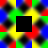

The image is a tile-based game level rendered from a .tmx file. Its description and source (layers, tilesets, objects; grid data summarised) follow:
An orthogonal 3x3 tile map with 16x16 px tiles, 1 tile layer (Tile Layer 1).

<map version="1.0" orientation="orthogonal" width="3" height="3" tilewidth="16" tileheight="16">
 <tileset firstgid="1" name="colorcorners" tilewidth="16" tileheight="16">
  <image source="colorcorners.png" width="16" height="16" />
 </tileset>
 <layer name="Tile Layer 1" width="3" height="3">
  <data>[9 cells, 8 non-empty, 1 distinct tile ids]</data>
 </layer>
</map>
